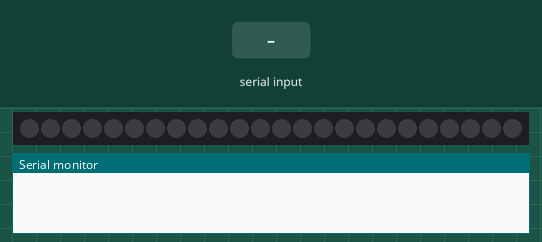
Bench run of a sketch on a simulated ATtiny85, built with avr-gcc and run on an emulated ATtiny85. On the bench: 24 RGB LEDs in strip order, left to right, the last lines printed to the serial monitor. The inputs (shaded band) are chosen by the test bench. Dim RGB values are drawn brighter than linear.

Above: at 1.2 s.
1.3 s: byte 3 (3) received over Serial
At 1.9 s:
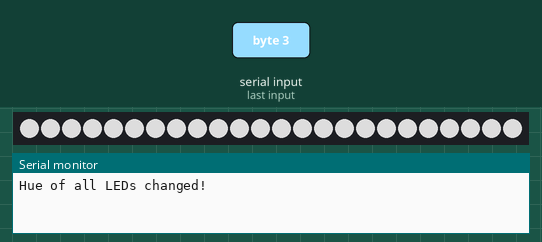
2.8 s: byte 0 (0) received over Serial
4.3 s: byte 1 (1) received over Serial
At 5.3 s:
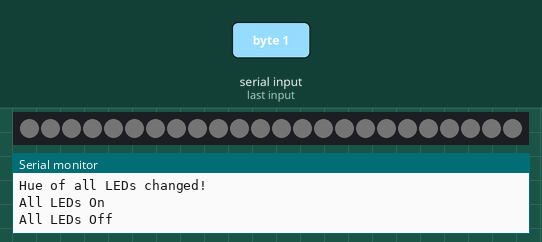
5.8 s: byte 2 (2) received over Serial
At 6.4 s:
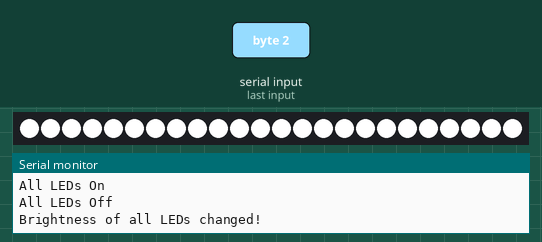
Timing chart, 0 to 8.8 s (numbered marks = the images above; inputs shaded):
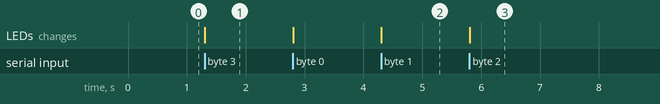

Measured:
- after the input at 1.3 s, the LEDs: change at once (image 1)
- after the input at 4.3 s, the LEDs: change at once (image 2)
- after the input at 5.8 s, the LEDs: change at once (image 3)

The sketch:

esp32_controller_api.ino
```cpp
#include <Adafruit_NeoPixel.h>
#include <string.h>
#ifdef __AVR__
  #include <avr/power.h>
#endif

// Change these values in accordance with your controller setup
#define PIN        18
#define NUMPIXELS 24

Adafruit_NeoPixel pixels(NUMPIXELS, PIN, NEO_GRB + NEO_KHZ800);
#define DELAYVAL 500

void setup() {
  // Make sure your baudrate here is the same as in main.py
  Serial.begin(115200);

#if defined(__AVR_ATtiny85__) && (F_CPU == 16000000)
  clock_prescale_set(clock_div_1);
#endif

  pixels.begin();

  pixels.setBrightness(150);
}

void loop() {
  if(Serial.available() > 0) {
    byte command = Serial.read();

    switch(command) {
      // [0]
      case 0: //All On
      {
        Serial.println("All LEDs On");
        pixels.setBrightness(170);
        pixels.show();
        break;
      }
      // [1]
      case 1: //All Off
      {
        Serial.println("All LEDs Off");
        pixels.setBrightness(1);
        pixels.show();
        break;
      }
      // [2][VAL]
      case 2: //All Brightness
      {
        Serial.println("Brightness of all LEDs changed!");
        int brightness = Serial.read();

        pixels.setBrightness(brightness);
        pixels.show();
        break;
      }
      // [3][R][G][B]
      case 3: //All Hue
      {

        Serial.println("Hue of all LEDs changed!");
        int hue_R = Serial.read();
        int hue_G = Serial.read();
        int hue_B = Serial.read();

        for(int i=0; i<pixels.numPixels(); i++)
        {
          pixels.setPixelColor(i, pixels.Color(hue_R, hue_G, hue_B));
        }
        pixels.show();
        break;
      }
      // [4][ID][R][G][B]
      case 4: //One Pixel Hue
      {
        Serial.println("One Pixel Hue");
        int pixel_id = Serial.read();

        if (pixel_id > pixels.numPixels()) {
          Serial.println("Pixel ID out of range!");
          break;
        }

        int hue_R = Serial.read();
        int hue_G = Serial.read();
        int hue_B = Serial.read();

        pixels.setPixelColor(pixel_id, pixels.Color(hue_R, hue_G, hue_B));
        pixels.show();
        break;
      }
      // [5][ID][ID][R][G][B]
      case 5: //Pixel Range Hue
      {
        int range_start = Serial.read(); // Start of pixel range
        int range_end = Serial.read();

        int hue_R = Serial.read();
        int hue_G = Serial.read();
        int hue_B = Serial.read();

        for (int i=range_start; i <= range_end; i++) {
          pixels.setPixelColor(i, pixels.Color(hue_R, hue_G, hue_B));
        }

        pixels.show();
        break;
      }
      // [6]
      case 6: // Reset all pixels
      {
        pixels.setBrightness(170);
        blank();
      }
      case 7: //Get numPixels information
      {
        Serial.println(pixels.numPixels());
        break;
      }
      default:
      {
        Serial.println(command, DEC);
      }
    }
  }
}

void blank() {
  for(int i=0; i<pixels.numPixels(); i++) {
    pixels.setPixelColor(i, pixels.Color(1, 1, 1));
  }
  pixels.show();
}
```
